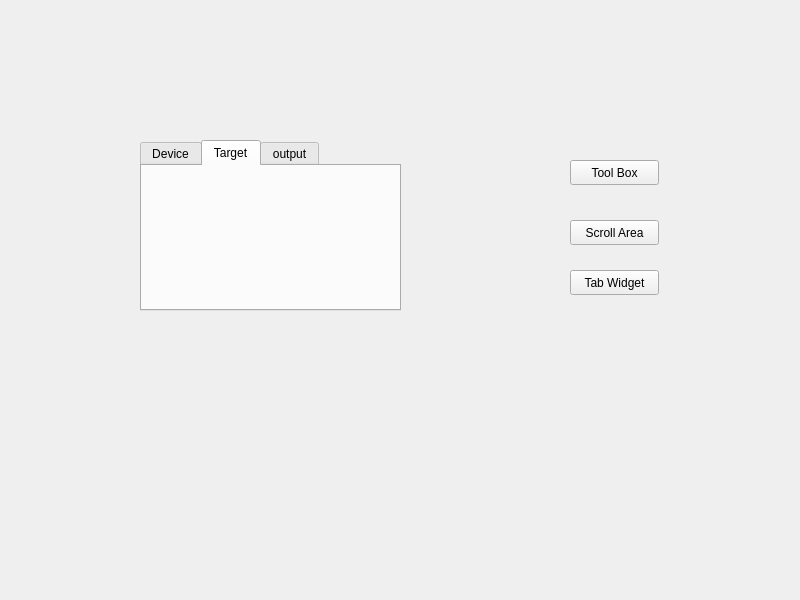
<?xml version="1.0" encoding="UTF-8"?>
<ui version="4.0">
 <class>Widget</class>
 <widget class="QWidget" name="Widget">
  <property name="geometry">
   <rect>
    <x>0</x>
    <y>0</y>
    <width>800</width>
    <height>600</height>
   </rect>
  </property>
  <property name="windowTitle">
   <string>Widget</string>
  </property>
  <widget class="QStackedWidget" name="stackedWidget">
   <property name="geometry">
    <rect>
     <x>0</x>
     <y>100</y>
     <width>471</width>
     <height>301</height>
    </rect>
   </property>
   <property name="currentIndex">
    <number>2</number>
   </property>
   <widget class="QWidget" name="page_5">
    <widget class="QScrollArea" name="scrollArea">
     <property name="geometry">
      <rect>
       <x>150</x>
       <y>60</y>
       <width>131</width>
       <height>161</height>
      </rect>
     </property>
     <property name="widgetResizable">
      <bool>true</bool>
     </property>
     <widget class="QWidget" name="scrollAreaWidgetContents">
      <property name="geometry">
       <rect>
        <x>0</x>
        <y>0</y>
        <width>115</width>
        <height>198</height>
       </rect>
      </property>
      <layout class="QVBoxLayout" name="verticalLayout">
       <item>
        <widget class="QPushButton" name="pushButton_3">
         <property name="text">
          <string>PushButton</string>
         </property>
        </widget>
       </item>
       <item>
        <widget class="QPushButton" name="pushButton">
         <property name="text">
          <string>PushButton</string>
         </property>
        </widget>
       </item>
       <item>
        <widget class="QPushButton" name="pushButton_4">
         <property name="text">
          <string>PushButton</string>
         </property>
        </widget>
       </item>
       <item>
        <widget class="QPushButton" name="pushButton_2">
         <property name="text">
          <string>PushButton</string>
         </property>
        </widget>
       </item>
       <item>
        <widget class="QPushButton" name="pushButton_5">
         <property name="text">
          <string>PushButton</string>
         </property>
        </widget>
       </item>
       <item>
        <widget class="QPushButton" name="pushButton_6">
         <property name="text">
          <string>PushButton</string>
         </property>
        </widget>
       </item>
      </layout>
     </widget>
    </widget>
   </widget>
   <widget class="QWidget" name="page_6">
    <widget class="QToolBox" name="toolBox">
     <property name="geometry">
      <rect>
       <x>120</x>
       <y>30</y>
       <width>131</width>
       <height>201</height>
      </rect>
     </property>
     <property name="currentIndex">
      <number>3</number>
     </property>
     <widget class="QWidget" name="page">
      <property name="geometry">
       <rect>
        <x>0</x>
        <y>0</y>
        <width>131</width>
        <height>53</height>
       </rect>
      </property>
      <attribute name="label">
       <string>亲人</string>
      </attribute>
     </widget>
     <widget class="QWidget" name="page_2">
      <property name="geometry">
       <rect>
        <x>0</x>
        <y>0</y>
        <width>131</width>
        <height>53</height>
       </rect>
      </property>
      <attribute name="label">
       <string>同事</string>
      </attribute>
     </widget>
     <widget class="QWidget" name="page_3">
      <property name="geometry">
       <rect>
        <x>0</x>
        <y>0</y>
        <width>131</width>
        <height>53</height>
       </rect>
      </property>
      <attribute name="label">
       <string>同学</string>
      </attribute>
     </widget>
     <widget class="QWidget" name="page_4">
      <property name="geometry">
       <rect>
        <x>0</x>
        <y>0</y>
        <width>131</width>
        <height>53</height>
       </rect>
      </property>
      <attribute name="label">
       <string>球友</string>
      </attribute>
     </widget>
    </widget>
   </widget>
   <widget class="QWidget" name="page_7">
    <widget class="QTabWidget" name="tabWidget">
     <property name="geometry">
      <rect>
       <x>140</x>
       <y>40</y>
       <width>261</width>
       <height>171</height>
      </rect>
     </property>
     <property name="currentIndex">
      <number>1</number>
     </property>
     <widget class="QWidget" name="tab">
      <attribute name="title">
       <string>Device</string>
      </attribute>
     </widget>
     <widget class="QWidget" name="tab_2">
      <attribute name="title">
       <string>Target</string>
      </attribute>
     </widget>
     <widget class="QWidget" name="tab_3">
      <attribute name="title">
       <string>output</string>
      </attribute>
     </widget>
    </widget>
   </widget>
  </widget>
  <widget class="QPushButton" name="pB_ToolBox">
   <property name="geometry">
    <rect>
     <x>570</x>
     <y>160</y>
     <width>89</width>
     <height>25</height>
    </rect>
   </property>
   <property name="text">
    <string>Tool Box</string>
   </property>
  </widget>
  <widget class="QPushButton" name="pB_TabWidget">
   <property name="geometry">
    <rect>
     <x>570</x>
     <y>270</y>
     <width>89</width>
     <height>25</height>
    </rect>
   </property>
   <property name="text">
    <string>Tab Widget</string>
   </property>
  </widget>
  <widget class="QPushButton" name="pB_ScrollArea">
   <property name="geometry">
    <rect>
     <x>570</x>
     <y>220</y>
     <width>89</width>
     <height>25</height>
    </rect>
   </property>
   <property name="text">
    <string>Scroll Area</string>
   </property>
  </widget>
 </widget>
 <resources/>
 <connections/>
</ui>
